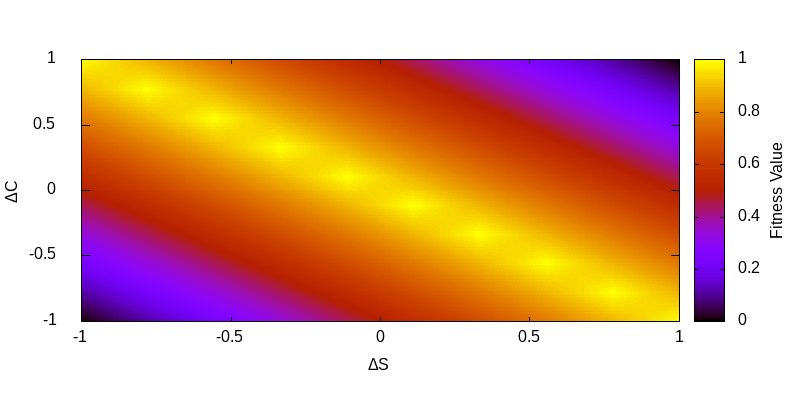

Source code (gnuplot):
set xrange [-1:1]
set yrange [-1:1]
set cbrange[0:1]
set xtic auto
set ytic auto
set view map
set dgrid3d
set xlabel "ΔS"
set ylabel "ΔC"
set cblabel "Fitness Value"
set terminal png size 800, 400
# fix for cblabel not appearing on the output graph.
# https://stackoverflow.com/a/40827863
set lmargin at screen 0.1
set rmargin at screen 0.85 
set output "fitness-function.png"
set pm3d interpolate 20, 20
fitnessFunction(deltaS, deltaC) = 1 - (abs(deltaS + deltaC) / 2)
splot fitnessFunction(x, y) with pm3d
